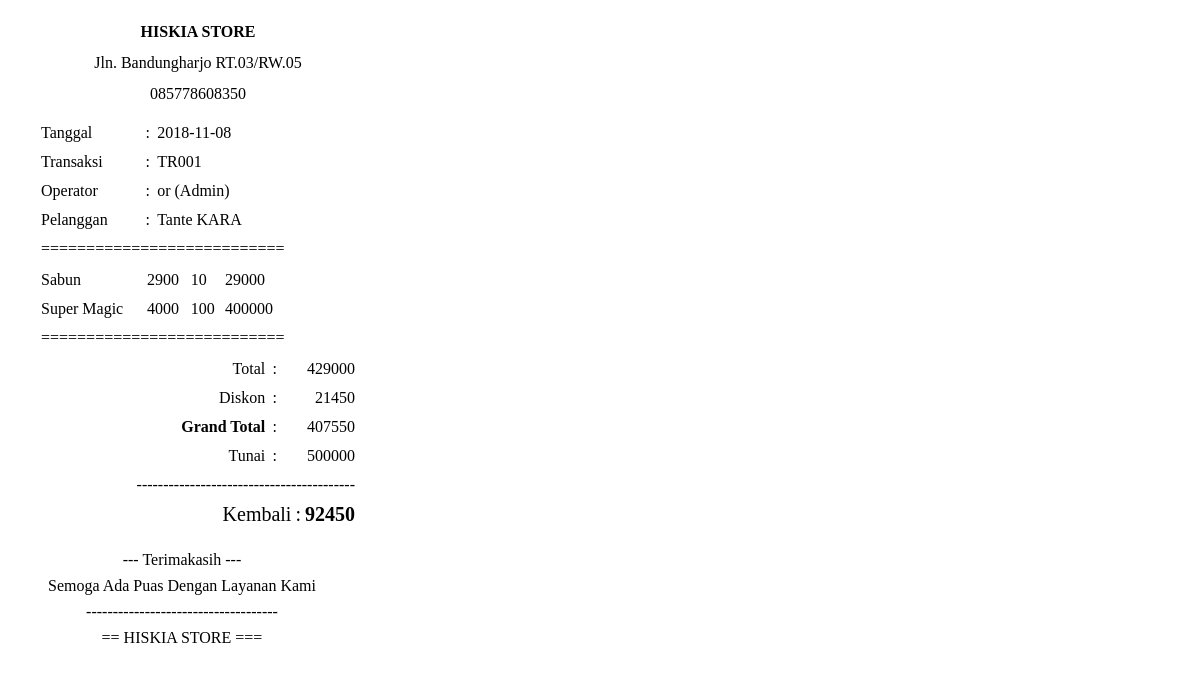
The page /struk/struk.php?idt=TR001 on the database its author committed.
### tables this page shows
CREATE TABLE `transaksi` (
  `id_transaksi` varchar(8) NOT NULL,
  `id_pelanggan` varchar(8) NOT NULL,
  `id_user` varchar(8) NOT NULL,
  `tanggal_transaksi` date NOT NULL,
  `total` int(12) NOT NULL,
  `diskon` int(12) NOT NULL,
  `bayar` int(12) NOT NULL
);

CREATE TABLE `user` (
  `id_user` varchar(7) NOT NULL,
  `username` varchar(8) NOT NULL,
  `password` varchar(50) NOT NULL,
  `level` varchar(8) NOT NULL
);

CREATE TABLE `pelanggan` (
  `id_pelanggan` varchar(10) NOT NULL,
  `nama` varchar(30) NOT NULL,
  `alamat` varchar(35) NOT NULL,
  `no_telp` varchar(15) NOT NULL,
  `email` varchar(50) NOT NULL
);

CREATE TABLE `detail_transaksi` (
  `id_detail_trans` int(11) NOT NULL,
  `id_trans` varchar(8) NOT NULL,
  `id_barang` varchar(8) NOT NULL,
  `jumlah_beli` int(10) NOT NULL,
  `sub_total` int(12) NOT NULL
);

CREATE TABLE `barang` (
  `id_barang` varchar(8) NOT NULL,
  `nama_barang` varchar(30) DEFAULT NULL,
  `harga` int(12) DEFAULT NULL,
  `stok` int(12) DEFAULT NULL,
  `tgl_expired` date DEFAULT NULL,
  `id_jenis` varchar(8) NOT NULL
);

### sistem/proses.php (called while the page is built, shortened)
<?php
class proses{
	function __construct(){
		$server='localhost';
		$user='root';
		$psw='';
		$dbname='db_penjualan';
		$kon=$this->con=new PDO("mysql:host=$server;dbname=$dbname",$user,$psw);
	}
	function get($cel=null,$table=null,$property=null){
		$qw="SELECT $cel FROM $table $property";
		$ret=$this->con->query($qw);
		return $ret;
	}
}
$db=new proses;
?>

### struk/struk.php (the view, shortened to what this page needs)
<!DOCTYPE html>
<html>
<head>
</head>
<body>
	<div class="kotak-struk">
		<div class="head">
			<p class="logo">HISKIA STORE</p>
			<p class="almt">Jln. Bandungharjo RT.03/RW.05</p>
			<p class="notelp">085778608350</p>
		</div>
		<div class="isi">
			<table class="table1">
				<?php
				include '../sistem/proses.php';
				$qwe2=$db->get("pelanggan.nama","transaksi","INNER JOIN pelanggan on pelanggan.id_pelanggan=transaksi.id_pelanggan WHERE transaksi.id_transaksi='$_GET[idt]'");
				$qwe1=$db->get("transaksi.tanggal_transaksi,transaksi.id_transaksi,user.username,user.level","transaksi","INNER JOIN user on user.id_user=transaksi.id_user WHERE transaksi.id_transaksi='$_GET[idt]'");
				$tmp2=$qwe2->fetch();
				$tmp1=$qwe1->fetch();
				if ($tmp2['nama']=="") {
					$plg="(...Tidak Pelanggan...)";
				}else{
					$plg=$tmp2['nama'];
				}
				?>
				<tr>
					<td>Tanggal</td>
					<td>:</td>
					<td><?php echo $tmp1['tanggal_transaksi'];?></td>
				</tr>
				<tr>
					<td>Transaksi</td>
					<td>:</td>
					<td><?php echo $tmp1['id_transaksi'];?></td>
				</tr>
				<tr>
					<td>Operator</td>
					<td>:</td>
					<td><?php echo $tmp1['username'];?> (<?php echo $tmp1['level']?>)</td>
				</tr>
				<tr>
					<td>Pelanggan</td>
					<td>:</td>
					<td><?php echo $plg;?></td>
				</tr>
				<tr>
					<td colspan="4">
						===========================
					</td>
				</tr>
			</table>
			<table class="table2">
				<?php
				$qw3=$db->get("barang.nama_barang,barang.harga,detail_transaksi.jumlah_beli,detail_transaksi.sub_total","detail_transaksi","INNER JOIN barang on detail_transaksi.id_barang=barang.id_barang WHERE detail_transaksi.id_trans='$_GET[idt]' ORDER BY detail_transaksi.id_detail_trans ASC");
				foreach($qw3 as $tamp_detail_transaksi){
					?>
					<tr>
						<td><?php echo $tamp_detail_transaksi['nama_barang'];?></td>
						<td><?php echo $tamp_detail_transaksi['harga'];?></td>
						<td><?php echo $tamp_detail_transaksi['jumlah_beli'];?></td>
						<td><?php echo $tamp_detail_transaksi['sub_total'];?></td>
					</tr>
					<?php
				}
				?>
				<tr>
					<td colspan="4">
						===========================
					</td>
				</tr>
			</table>
			<table class="table3">
				<?php
				$qb=$db->get("transaksi.total,transaksi.diskon,transaksi.bayar","transaksi","WHERE transaksi.id_transaksi='$_GET[idt]'");
				$tb=$qb->fetch();
				$gt=$tb['total']-$tb['diskon'];
				$kb=$tb['bayar']-$gt;
				?>
				<tr>
					<td>Total</td>
					<td>:</td>
					<td><?php echo $tb['total'];?></td>
				</tr>
				<tr>
					<td>Diskon</td>
					<td>:</td>
					<td><?php echo $tb['diskon'];?></td>
				</tr>
				<tr>
					<td style="font-weight: bold;">Grand Total</td>
					<td>:</td>
					<td><?php echo $gt;?></td>
				</tr>
				<tr>
					<td>Tunai</td>
					<td>:</td>
					<td><?php echo $tb['bayar'];?></td>
				</tr>
				<tr>
					<td colspan="4">
					-----------------------------------------</td>
				</tr>
			</table>
			<table class="table4">
				<tr style="font-size: 20px;">
					<td>Kembali</td>
					<td>:</td>
					<td><b><?php echo $kb;?></b></td>
				</tr>
			</table>
			<div class="foot">
				<p>--- Terimakasih ---</p>
				<p>Semoga Ada Puas Dengan Layanan Kami</p>
				<p>------------------------------------</p>
				<p>== HISKIA STORE ===</p>
			</div>
		</div>
	</div>
</body>
</html>

### struk/struk.php (style rules this page uses)
.kotak-struk { float: left; width: 380px; height: auto; }
.kotak-struk .head p { text-align: center; }
.kotak-struk .head .logo { font-weight: bold; }
.kotak-struk .head .logo, .almt, .notelp { font-family: 'tahoma'; line-height: 15px; }
.kotak-struk .table1 { margin: 0px 30px; }
.kotak-struk .table1 tr td { font-family: 'tahoma'; line-height: 25px; }
.kotak-struk .table2 { margin: 0px 30px; }
.kotak-struk .table2 tr td { font-family: 'tahoma'; line-height: 25px; }
.kotak-struk .table3 { float: right; margin: 0px 30px; }
.kotak-struk .table3 tr td { text-align: right; font-family: 'tahoma'; line-height: 25px; }
.kotak-struk .table4 { float: right; margin: 0px 30px; }
.kotak-struk .table4 tr td { text-align: right; }
.kotak-struk .foot { float: left; text-align: center; line-height: 10px; margin: 0px 40px ; margin-top: 10px; font-family: 'tahoma'; }

### rows shown on the page
transaksi: tanggal_transaksi "2018-11-08", id_transaksi "TR001", id_user.username "or", id_user.level "Admin", total "429000", diskon "21450", gt "407550", bayar "500000", kb "92450"
pelanggan: nama "Tante KARA"
detail_transaksi: id_barang.nama_barang "Sabun", id_barang.harga "2900", jumlah_beli "10", sub_total "29000"
detail_transaksi: id_barang.nama_barang "Super Magic", id_barang.harga "4000", jumlah_beli "100", sub_total "400000"
